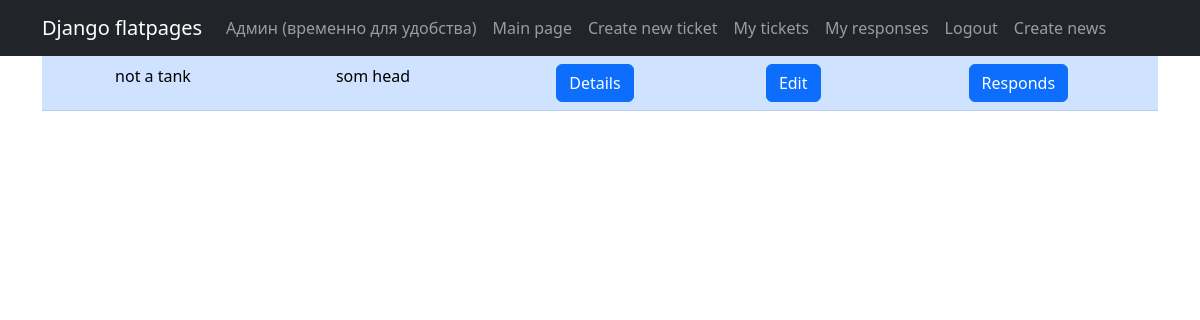
/my_tickets/ (signed in), run on an earlier commit of the app's database.
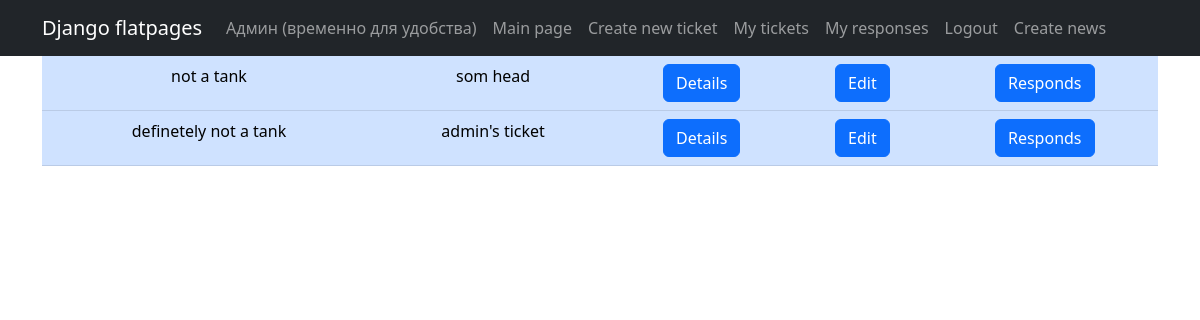
And on a later commit of the database.
### tickets/models.py (models this page shows, shortened)
class Ticket(models.Model):
    author = models.ForeignKey(User, on_delete=models.CASCADE)
    head = models.CharField(max_length=200)
    body = CKEditor5Field('Text', config_name='extends')
    category = models.CharField(choices=categories, max_length=25)
    pubdate = models.DateField(auto_now_add=True)

### tickets/views.py (the view)
# urls.py: path('my_tickets/', UserTicketsList.as_view()),
class UserTicketsList(ListView, LoginRequiredMixin):  # вьюшка для просмотра всех своих тикетов
    model = Ticket
    ordering = 'pubdate'
    template_name = 'my_tickets.html'
    context_object_name = 'my_tickets'
    def get_queryset(self):
        return Ticket.objects.filter(author=self.request.user)

### templates/my_tickets.html (shortened to what this page needs)
{% extends 'flatpages/default.html' %}
    {% block content %}
    {% if my_tickets %}
    <table class="table table-primary">
    {% for ticket in my_tickets %}
        <tr>
            <td>
                {{ ticket.category }}
            </td>
            <td>
                {{ ticket.head }}
            </td>
            <td>
                <a class="btn btn-primary" href="{% url 'ticket_detail' ticket.id %}">Details</a>
            </td>
            <td>
                <a class="btn btn-primary" href="{% url 'ticket_edit' ticket.id %}">Edit</a>
            </td>
            <td>
                <a class="btn btn-primary" href="{% url 'ticket_responds' ticket.id %}">Responds</a>
            </td>
        </tr>
    {% endfor %}
    </table>
    {% else %}
    <h5>You don't have any tickets right now, what to make one?</h5>
    <a class="btn btn-primary" href="/create/">Create ticket</a>
    {% endif %}
    {% endblock content %}

What changed in the data, as far as the page shows it:
added Ticket: category "definetely not a tank", head "admin's ticket"
